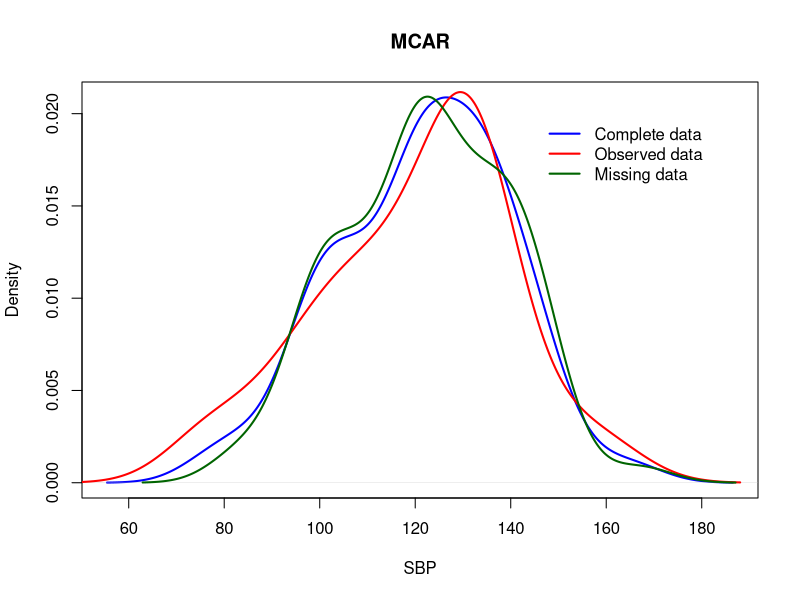
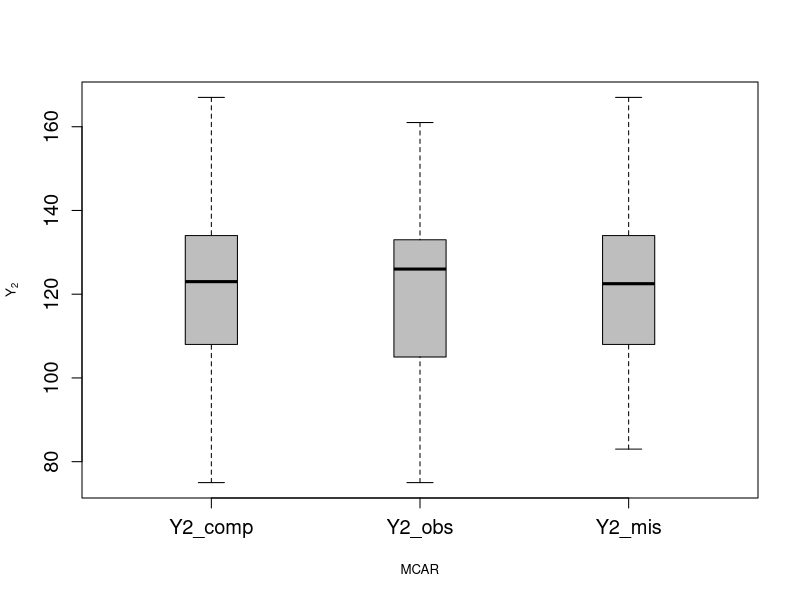
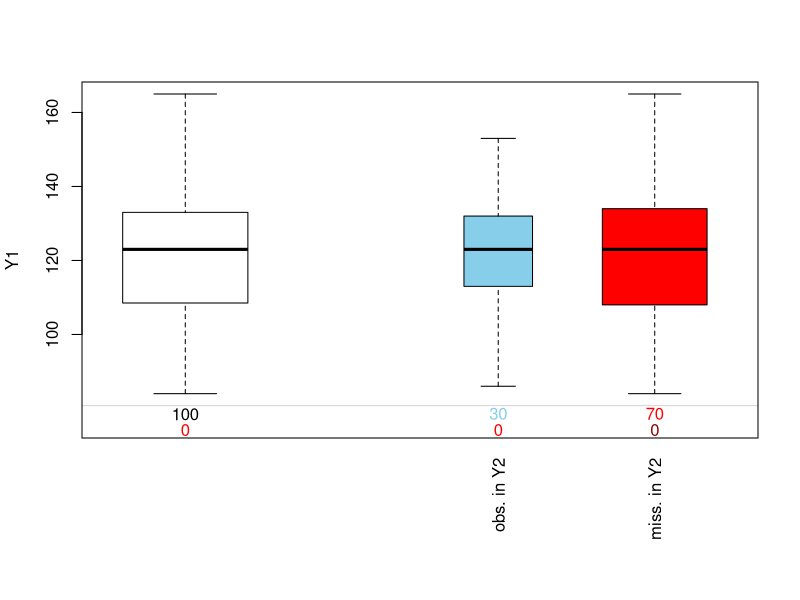
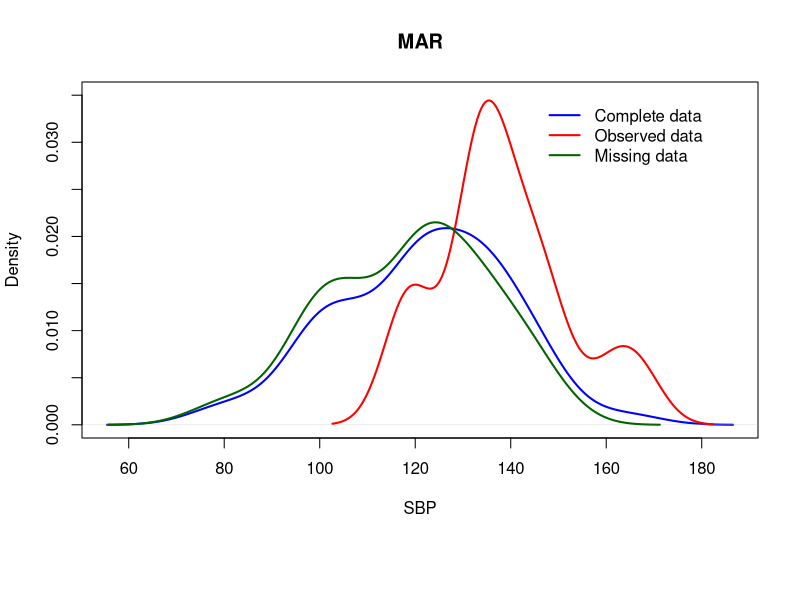
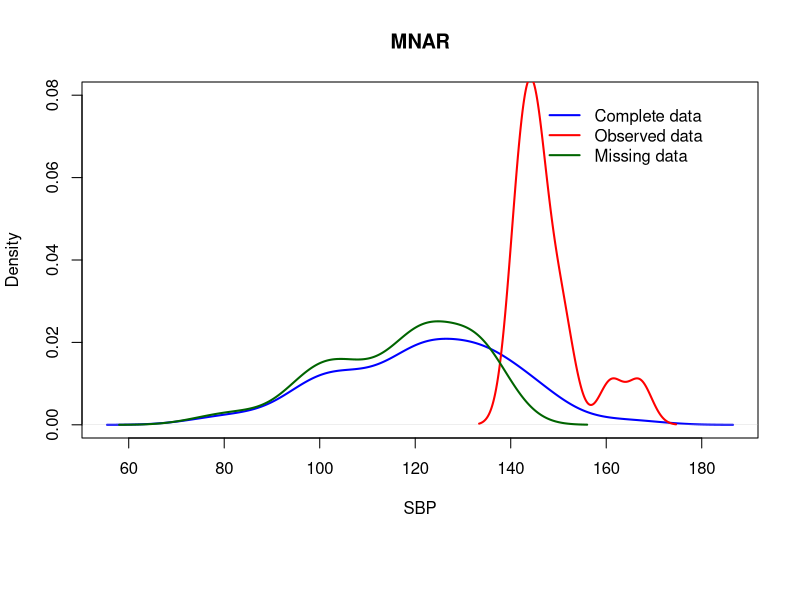
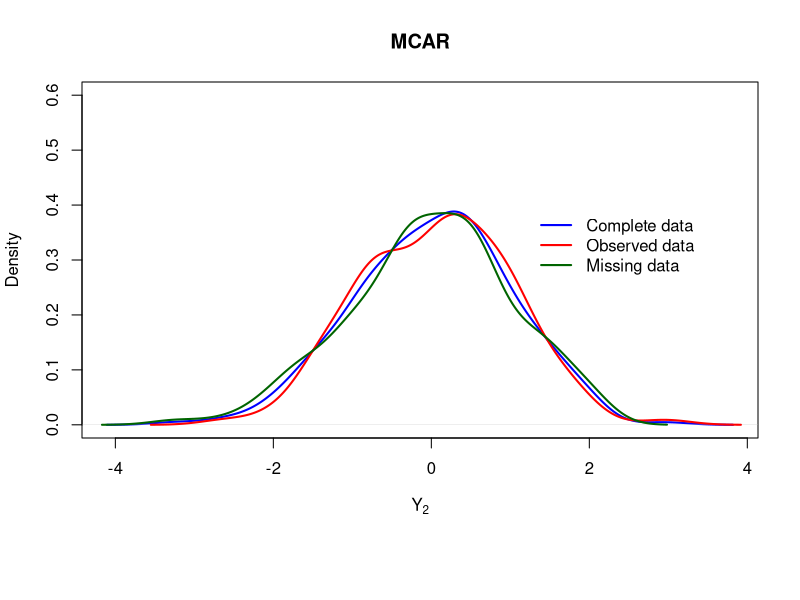
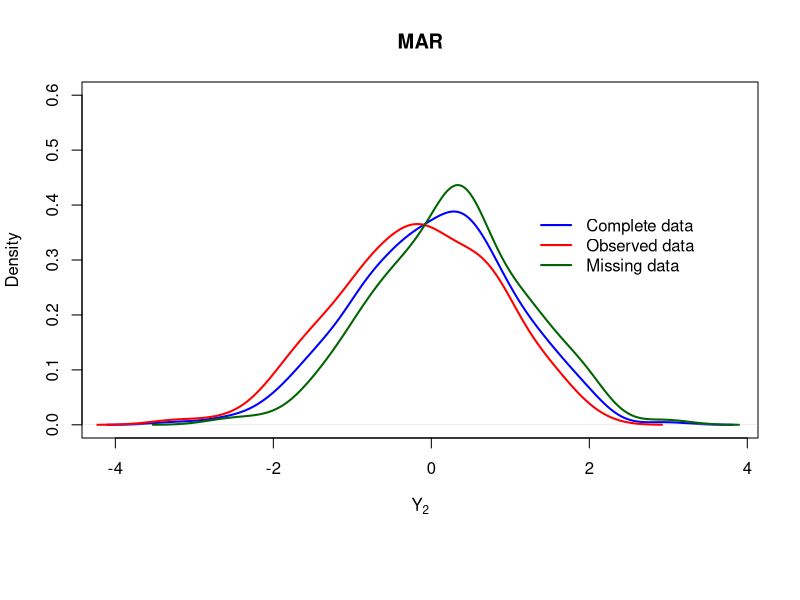
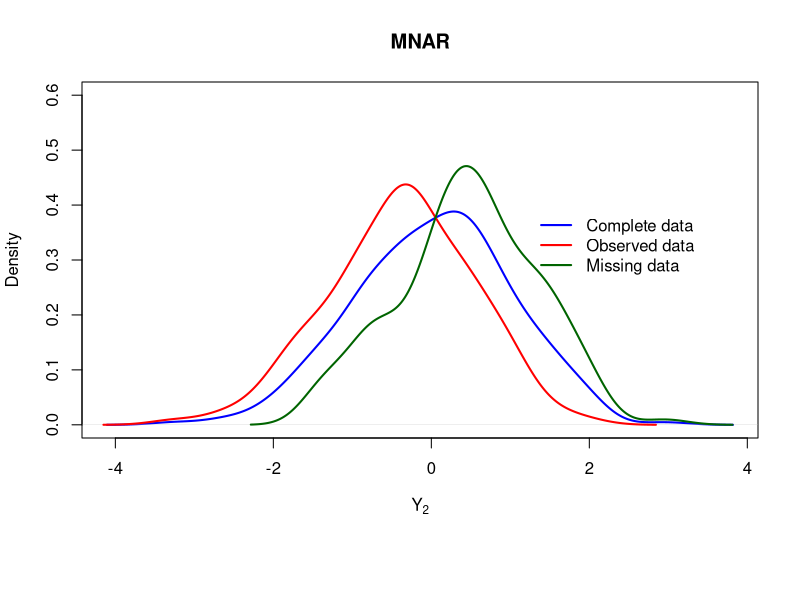

The R source for these figures, in order:
## ---- chunk 1
require(MASS) # lê um pacote, permite ver visualização/distribuição em forma de sino
## ---- chunk 2
set.seed(1)
n <- 100 
mu1 <- mu2 <- 120
sigma1 <- sigma2 <- 20
rho <- 0.6

#covariance matrix
Sigma <- matrix(c(sigma1^2, rho*sigma1*sigma2, rho*sigma1*sigma2, sigma2^2), 2, 2, byrow = T)

#generate Y=(Y1,Y2)
Y <- mvrnorm(n, mu = c(mu1, mu2), Sigma = Sigma)

#looking at the first 10 rows of the dataset
Y[1:10,]

#storing and rounding the simulated values in two variables
Y1 <- round(Y[,1]); Y2 <- round(Y[,2])
mean(Y1); mean(Y2); sd(Y1); sd(Y2)
## ---- chunk 3
set.seed(1)
ind <- sample(1:n, size = 30, replace = F)
Y2_MCAR_obs <- Y2[ind]
ind; Y2_MCAR_obs
mean(Y2_MCAR_obs); sd(Y2_MCAR_obs)
## ---- chunk 4
Y2_MCAR_mis <- Y2[-ind] #storing the "missing" Y2 values
plot(density(Y2), lwd = 2, col = "blue", xlab = "SBP", main = "MCAR")
lines(density(Y2_MCAR_obs), lwd = 2, col = "red")
lines(density(Y2_MCAR_mis), lwd = 2, col = "darkgreen")
legend(145, 0.02, legend = c("Complete data", "Observed data", "Missing data"), 
       col = c("blue", "red", "darkgreen"), lty = c(1,1,1), lwd = c(2,2,2), bty ="n")
## ---- chunk 5
n_obs <- length(Y2_MCAR_obs)
n_mis <- length(Y2_MCAR_mis)
index <- rep("Y2_comp", n + n_obs + n_mis)
index[(n+1):(n+n_obs)] <- "Y2_obs"
index[(n+n_obs+1):(n+n_obs+n_mis)] <- "Y2_mis"
index1 <- factor(index, levels = c("Y2_comp","Y2_obs","Y2_mis"))
Y2boxmcar <- c(Y2, Y2_MCAR_obs,Y2_MCAR_mis)
boxplot(Y2boxmcar ~ index1, boxwex = 0.25, col = "grey", cex.lab = 0.8, 
        cex.axis = 1.2, ylab = expression(Y[2]), xlab ="MCAR")
## ---- chunk 6
Y2_MCAR_NA <- c(Y2_MCAR_obs, rep(NA, n_mis))
df_NA <- data.frame("Y1" = Y1, "Y2" = Y2_MCAR_NA)
require(VIM)
pbox(df_NA, pos = 1)
## ---- chunk 7
g1 <- Y1[-ind]; g2 <- Y1[ind]
mean(g1); mean(g2)
t.test(g1, g2, paired = FALSE, var.equal = FALSE)
## ---- chunk 8
Y2_MAR_obs <- Y2[Y1 > 140] 
mean(Y2_MAR_obs); sd(Y2_MAR_obs)
## ---- chunk 9
Y2_MAR_mis <- Y2[Y1 < 140] 
plot(density(Y2), lwd = 2, col = "blue", xlab = "SBP", main = "MAR", ylim = c(0,0.035))
lines(density(Y2_MAR_obs), lwd = 2, col = "red")
lines(density(Y2_MAR_mis), lwd = 2, col = "darkgreen")
legend(145, 0.035, legend = c("Complete data", "Observed data", "Missing data"), 
       col = c("blue", "red", "darkgreen"), lty = c(1,1,1), lwd = c(2,2,2), bty ="n")
## ---- chunk 10
ind_MAR <- which(Y1 > 140)
g1_MAR <- Y1[ind_MAR]; g2_MAR <- Y1[-ind_MAR]
mean(g1_MAR); mean(g2_MAR)
t.test(g1_MAR, g2_MAR, paired = FALSE, var.equal = FALSE)
## ---- chunk 11
Y2_MNAR_obs <- Y2[Y2 > 140] 
mean(Y2_MNAR_obs); sd(Y2_MNAR_obs)

Y2_MNAR_mis <- Y2[Y2 < 140] 
plot(density(Y2), lwd = 2, col = "blue", xlab = "SBP", main = "MNAR", ylim = c(0,0.08))
lines(density(Y2_MNAR_obs), lwd = 2, col = "red")
lines(density(Y2_MNAR_mis), lwd = 2, col = "darkgreen")
legend(145, 0.08, legend = c("Complete data", "Observed data", "Missing data"), 
       col = c("blue", "red", "darkgreen"), lty = c(1,1,1), lwd = c(2,2,2), bty ="n")
## ---- chunk 12
require(MASS)
set.seed(1)
n <- 300
Sigma <- matrix(c(1,0.5,0.5,1), nrow = 2, byrow = T)
Y <- mvrnorm(n = n, mu = c(0,0), Sigma = Sigma)
Y1 <- Y[,1]; Y2 <- Y[,2]
## ---- chunk 13
set.seed(1)
r_mcar <- rbinom(n = n, size = 1, prob = 0.5)
set.seed(1)
r_mar <- rbinom(n = n, size = 1, prob = 1/(1+exp(Y1)))
set.seed(1)
r_mnar <- rbinom(n = n, size = 1, prob = 1/(1+exp(Y2)))
## ---- chunk 14
#MCAR
ind_mcar_obs <- which(r_mcar == 1)
Y2_MCAR_obs <- Y2[ind_mcar_obs]
Y2_MCAR_mis <- Y2[-ind_mcar_obs]
plot(density(Y2), lwd = 2, col = "blue", xlab = expression(Y[2]), main = "MCAR", ylim = c(0, 0.6))
lines(density(Y2_MCAR_obs), lwd = 2, col = "red")
lines(density(Y2_MCAR_mis), lwd = 2, col = "darkgreen")
legend(1.2, 0.4, legend = c("Complete data", "Observed data", "Missing data"), 
       col = c("blue", "red", "darkgreen"), lty = c(1,1,1), lwd = c(2,2,2), bty ="n")

#MAR
ind_mar_obs <- which(r_mar == 1)
Y2_MAR_obs <- Y2[ind_mar_obs]
Y2_MAR_mis <- Y2[-ind_mar_obs]
plot(density(Y2), lwd = 2, col = "blue", xlab = expression(Y[2]), main = "MAR", ylim = c(0, 0.6))
lines(density(Y2_MAR_obs), lwd = 2, col = "red")
lines(density(Y2_MAR_mis), lwd = 2, col = "darkgreen")
legend(1.2, 0.4, legend = c("Complete data", "Observed data", "Missing data"), 
       col = c("blue", "red", "darkgreen"), lty = c(1,1,1), lwd = c(2,2,2), bty ="n")

#MNAR
ind_mnar_obs <- which(r_mnar == 1)
Y2_MNAR_obs <- Y2[ind_mnar_obs]
Y2_MNAR_mis <- Y2[-ind_mnar_obs]
plot(density(Y2), lwd = 2, col = "blue", xlab = expression(Y[2]), main = "MNAR", ylim = c(0, 0.6))
lines(density(Y2_MNAR_obs), lwd = 2, col = "red")
lines(density(Y2_MNAR_mis), lwd = 2, col = "darkgreen")
legend(1.2, 0.4, legend = c("Complete data", "Observed data", "Missing data"), 
       col = c("blue", "red", "darkgreen"), lty = c(1,1,1), lwd = c(2,2,2), bty ="n")
## ---- chunk 15
sessionInfo()
